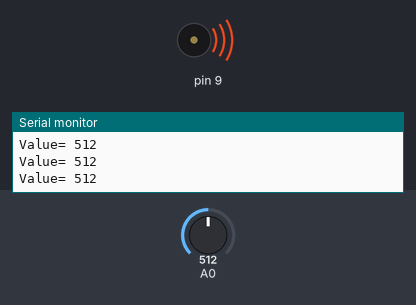
The sketch below on a simulated Arduino Uno, built with avr-gcc and run on an emulated ATmega328P. Parts: buzzer (waves = sounding), the last lines printed to the serial monitor. The test bench sets the inputs (shaded band); at power-on: A0 = 512.

Above: at 1.2 s.
1.3 s: A0 set to 986
At 2.2 s:
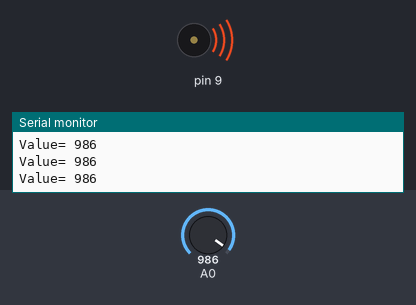
2.8 s: A0 set to 1016
At 3.9 s:
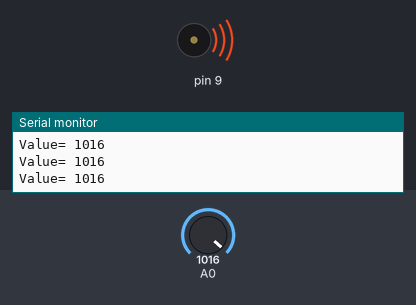
Timing chart, 0 to 5.8 s (numbered marks = the images above; inputs shaded):
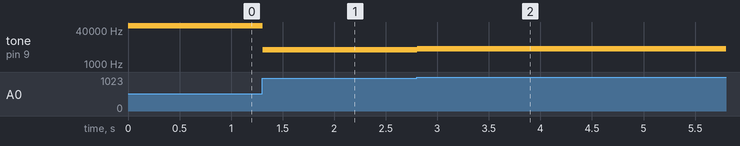

The sketch:

sketch_apr11e.ino
```cpp
int sensorValue;
int pitch;
int sensorLow = 700;
int sensorHigh = 1000;
void setup()
{
Serial.begin(9600);
}
void loop(){
sensorValue = analogRead(A0);
Serial.println("Value= " + (String)sensorValue);
pitch = map(sensorValue, sensorLow, sensorHigh, 31, 4978); // map 중욭ㅇㄹ
tone(9, pitch, 20);
delay(10);
}
```

Measured:
- after the input at 1.3 s, tone on pin 9: 62467 Hz → 4747 Hz at once
- after the input at 2.8 s, tone on pin 9: 4747 Hz → 5241 Hz at once
